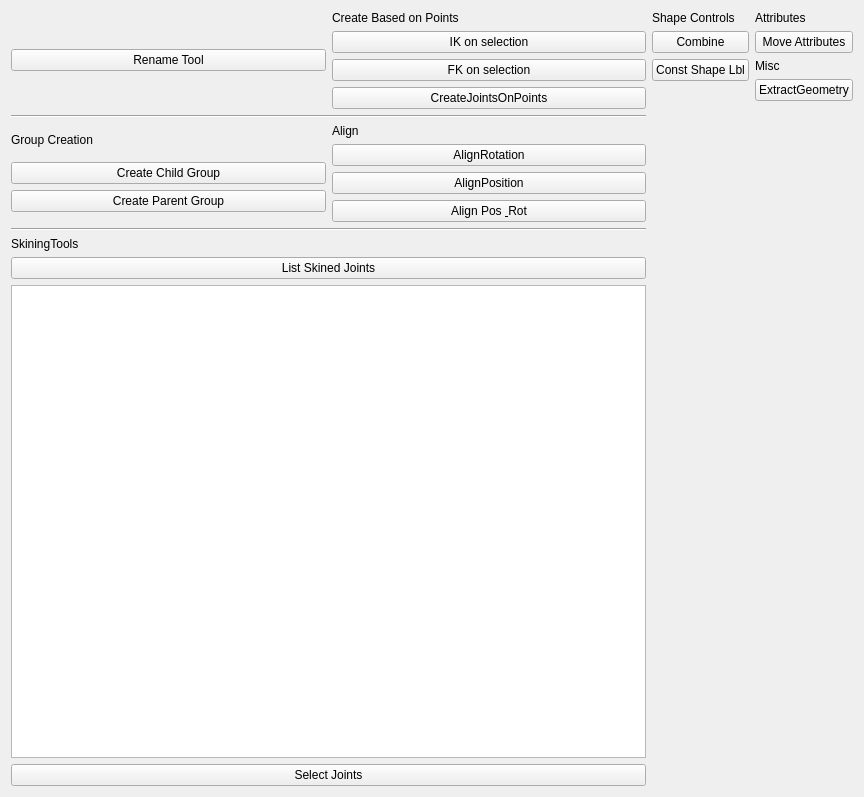
<?xml version="1.0" encoding="UTF-8"?>
<ui version="4.0">
 <class>Form</class>
 <widget class="QWidget" name="Form">
  <property name="geometry">
   <rect>
    <x>0</x>
    <y>0</y>
    <width>864</width>
    <height>797</height>
   </rect>
  </property>
  <property name="windowTitle">
   <string>Form</string>
  </property>
  <layout class="QHBoxLayout" name="horizontalLayout_4">
   <item>
    <layout class="QVBoxLayout" name="verticalLayout_6">
     <item>
      <layout class="QHBoxLayout" name="horizontalLayout">
       <item>
        <layout class="QVBoxLayout" name="verticalLayout_4">
         <item>
          <widget class="QPushButton" name="RenameTool">
           <property name="text">
            <string>Rename Tool</string>
           </property>
          </widget>
         </item>
        </layout>
       </item>
       <item>
        <layout class="QVBoxLayout" name="verticalLayout_5">
         <item>
          <widget class="QLabel" name="LabelPoint">
           <property name="text">
            <string>Create Based on Points</string>
           </property>
          </widget>
         </item>
         <item>
          <widget class="QPushButton" name="IKOnSelection">
           <property name="toolTip">
            <string>Select some locators in order to create an FK Control</string>
           </property>
           <property name="text">
            <string>IK on selection</string>
           </property>
          </widget>
         </item>
         <item>
          <widget class="QPushButton" name="FKOnSelection">
           <property name="toolTip">
            <string>Select some locators in order to create an FK Control</string>
           </property>
           <property name="text">
            <string>FK on selection</string>
           </property>
          </widget>
         </item>
         <item>
          <widget class="QPushButton" name="JointsOnPoints">
           <property name="text">
            <string>CreateJointsOnPoints</string>
           </property>
          </widget>
         </item>
        </layout>
       </item>
      </layout>
     </item>
     <item>
      <widget class="Line" name="line">
       <property name="orientation">
        <enum>Qt::Horizontal</enum>
       </property>
      </widget>
     </item>
     <item>
      <layout class="QHBoxLayout" name="horizontalLayout_2">
       <item>
        <layout class="QVBoxLayout" name="verticalLayout_2">
         <item>
          <widget class="QLabel" name="GroupCreationLabel">
           <property name="text">
            <string>Group Creation</string>
           </property>
          </widget>
         </item>
         <item>
          <widget class="QPushButton" name="CreateChildGroup">
           <property name="text">
            <string>Create Child Group</string>
           </property>
          </widget>
         </item>
         <item>
          <widget class="QPushButton" name="CreateParentGroup">
           <property name="text">
            <string>Create Parent Group</string>
           </property>
          </widget>
         </item>
         <item>
          <spacer name="verticalSpacer">
           <property name="orientation">
            <enum>Qt::Vertical</enum>
           </property>
           <property name="sizeType">
            <enum>QSizePolicy::Minimum</enum>
           </property>
           <property name="sizeHint" stdset="0">
            <size>
             <width>10</width>
             <height>10</height>
            </size>
           </property>
          </spacer>
         </item>
        </layout>
       </item>
       <item>
        <layout class="QVBoxLayout" name="verticalLayout">
         <item>
          <widget class="QLabel" name="AlignLabel">
           <property name="text">
            <string>Align</string>
           </property>
          </widget>
         </item>
         <item>
          <widget class="QPushButton" name="AlignRotation">
           <property name="text">
            <string>AlignRotation</string>
           </property>
          </widget>
         </item>
         <item>
          <widget class="QPushButton" name="AlignPosition">
           <property name="text">
            <string>AlignPosition</string>
           </property>
          </widget>
         </item>
         <item>
          <widget class="QPushButton" name="AlignAll">
           <property name="text">
            <string>Align Pos &amp; Rot</string>
           </property>
          </widget>
         </item>
        </layout>
       </item>
      </layout>
     </item>
     <item>
      <layout class="QVBoxLayout" name="verticalLayout_3">
       <item>
        <widget class="Line" name="line_2">
         <property name="orientation">
          <enum>Qt::Horizontal</enum>
         </property>
        </widget>
       </item>
       <item>
        <widget class="QLabel" name="SkiningToolslabel">
         <property name="text">
          <string>SkiningTools</string>
         </property>
        </widget>
       </item>
       <item>
        <widget class="QPushButton" name="ListConnectedJoints">
         <property name="text">
          <string>List Skined Joints</string>
         </property>
        </widget>
       </item>
       <item>
        <widget class="QListWidget" name="listWidget"/>
       </item>
       <item>
        <widget class="QPushButton" name="SelectJoints">
         <property name="text">
          <string>Select Joints</string>
         </property>
        </widget>
       </item>
      </layout>
     </item>
    </layout>
   </item>
   <item>
    <layout class="QHBoxLayout" name="horizontalLayout_3">
     <item>
      <layout class="QVBoxLayout" name="verticalLayout_7">
       <item>
        <widget class="QLabel" name="labelShapeControls">
         <property name="text">
          <string>Shape Controls</string>
         </property>
        </widget>
       </item>
       <item>
        <widget class="QPushButton" name="SCCombineButton">
         <property name="text">
          <string>Combine</string>
         </property>
        </widget>
       </item>
       <item>
        <widget class="QPushButton" name="ConstShapeLblBtn">
         <property name="text">
          <string>Const Shape Lbl</string>
         </property>
        </widget>
       </item>
       <item>
        <spacer name="verticalSpacer_2">
         <property name="orientation">
          <enum>Qt::Vertical</enum>
         </property>
         <property name="sizeHint" stdset="0">
          <size>
           <width>20</width>
           <height>40</height>
          </size>
         </property>
        </spacer>
       </item>
      </layout>
     </item>
     <item>
      <layout class="QVBoxLayout" name="verticalLayout_8">
       <item>
        <widget class="QLabel" name="Attributeslabel">
         <property name="text">
          <string>Attributes</string>
         </property>
        </widget>
       </item>
       <item>
        <widget class="QPushButton" name="AttributeTransferBtn">
         <property name="toolTip">
          <string extracomment="Select the object with the Attributes you want to transfer First, then the destination object."/>
         </property>
         <property name="text">
          <string>Move Attributes</string>
         </property>
        </widget>
       </item>
       <item>
        <widget class="QLabel" name="MiscLabel">
         <property name="text">
          <string>Misc</string>
         </property>
        </widget>
       </item>
       <item>
        <widget class="QPushButton" name="ExtractGeoBtn">
         <property name="text">
          <string>ExtractGeometry</string>
         </property>
        </widget>
       </item>
       <item>
        <spacer name="verticalSpacer_3">
         <property name="orientation">
          <enum>Qt::Vertical</enum>
         </property>
         <property name="sizeHint" stdset="0">
          <size>
           <width>20</width>
           <height>40</height>
          </size>
         </property>
        </spacer>
       </item>
      </layout>
     </item>
    </layout>
   </item>
  </layout>
 </widget>
 <resources/>
 <connections/>
</ui>
